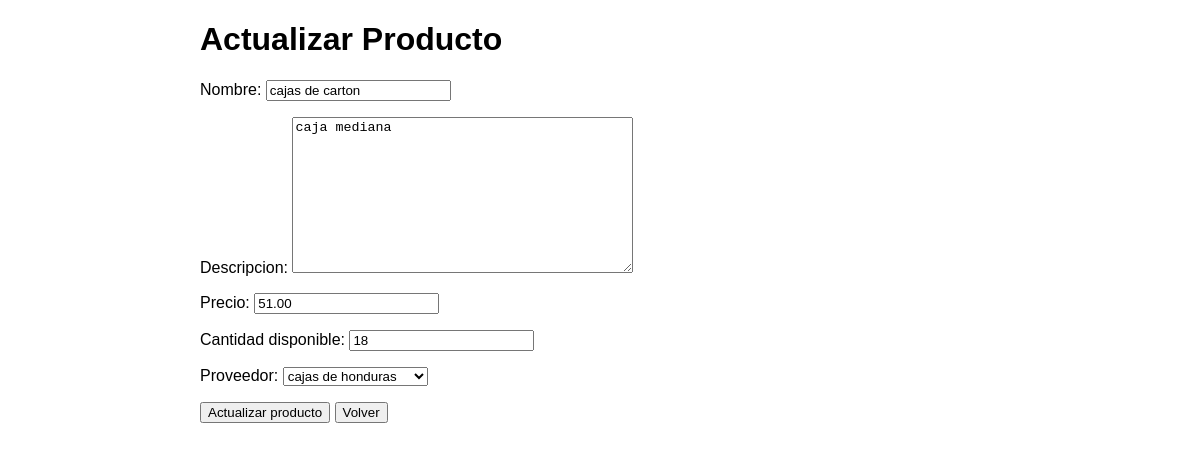
The page /detalle_producto/1/actualizar/ on the database its author committed.
### inventario_app/models.py (models this page shows, shortened)
class Producto(models.Model):
    nombre = models.CharField(max_length=100)
    descripcion = models.TextField()
    precio = models.DecimalField(max_digits=10, decimal_places=2)
    cantidad_disponible = models.PositiveIntegerField(default=0)
    proveedor = models.ForeignKey(Proveedor, on_delete=models.CASCADE, null=True)

class Proveedor(models.Model):
    nombre = models.CharField(max_length=100)
    direccion = models.TextField()
    telefono = models.CharField(max_length=15)
    def __str__(self):
        return self.nombre

### inventario_app/views.py (the view)
# urls.py: path('detalle_producto/<int:pk>/actualizar/', actualizar_producto, name='actualizar_producto'),
def actualizar_producto(request, pk):
    producto = get_object_or_404(Producto, pk=pk)
    if request.method == 'POST':
        form = ProductoForm(request.POST, instance=producto)
        if form.is_valid():
            form.save()
            return redirect('detalle_producto', pk=pk)
    else:
        form = ProductoForm(instance=producto)
    return render(request, 'actualizar_producto.html', {'form': form})

### inventario_app/forms.py
class ProductoForm(forms.ModelForm):
    class Meta:
        model = Producto
        fields = '__all__'  # Todos los campos del modelo Producto

### inventario_app/templates/actualizar_producto.html (shortened to what this page needs)
{% load static %}
<!DOCTYPE html>
<html lang="es">
<head>
</head>
<body>
    <div class="container">
        <h1>Actualizar Producto</h1>
        <form method="post">
            {{ form.as_p }}
            <button type="submit">Actualizar producto</button>
            <button href="{% url 'lista_productos' %}">Volver</button>
        </form>
    </div>
</body>
</html>

### inventario_app/templates/actualizar_producto.html (style rules this page uses)
body { font-family: Arial, sans-serif; margin: 0; padding: 0; }
.container { max-width: 800px; margin: 20px auto; padding: 0 20px; }

### rows shown on the page
Producto: nombre "cajas de carton", descripcion "caja mediana", precio "51.00", cantidad_disponible "18", proveedor "cajas de honduras"
